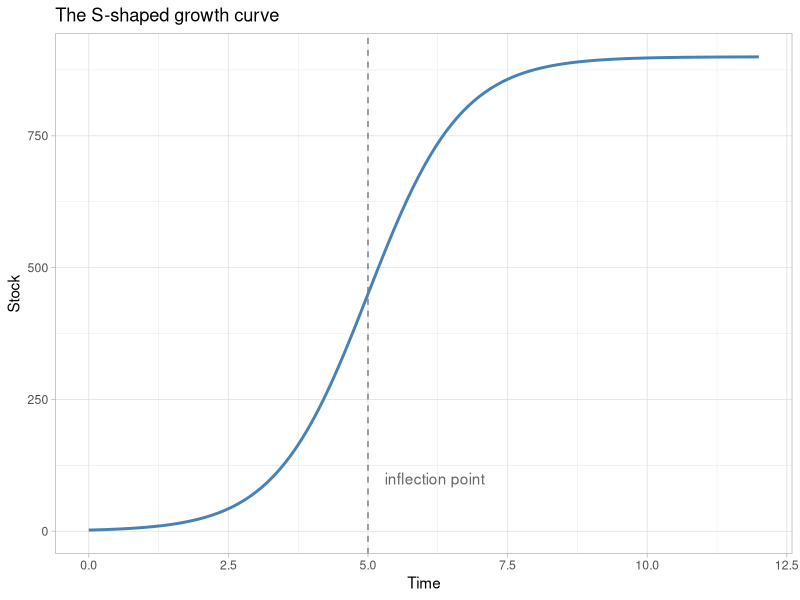
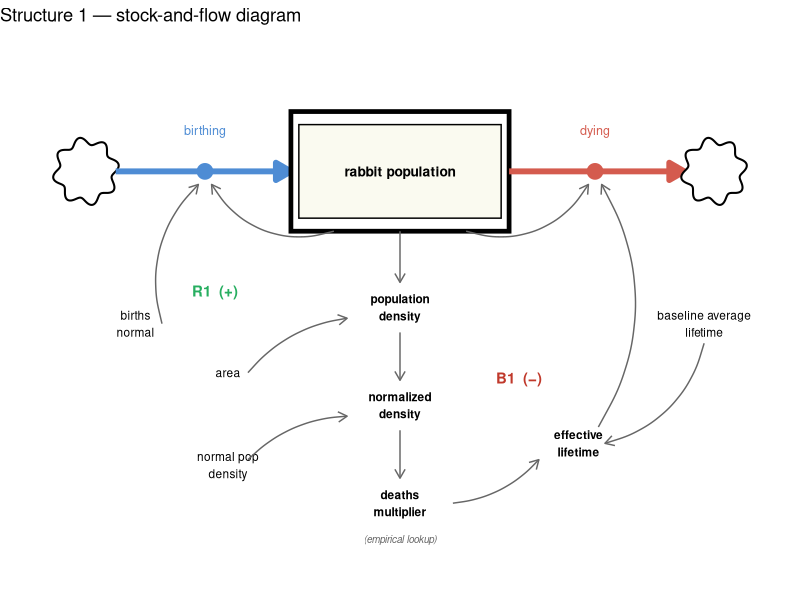
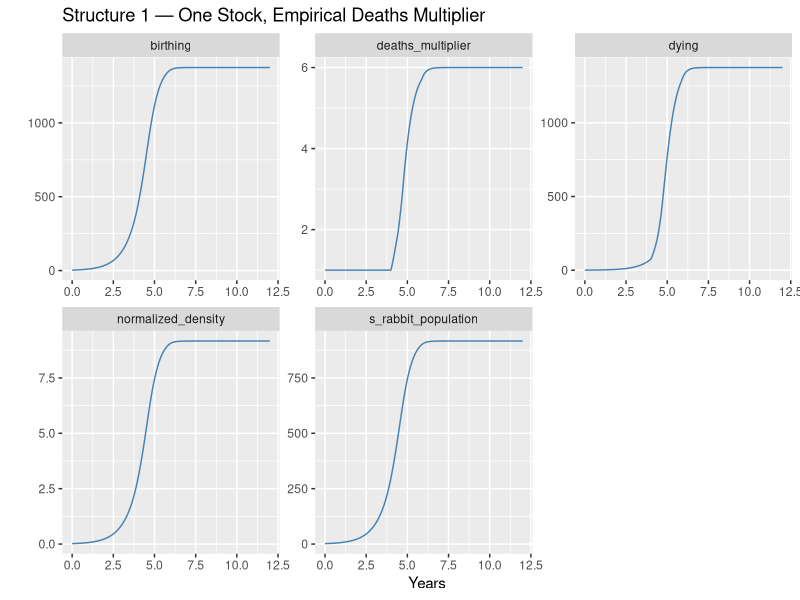
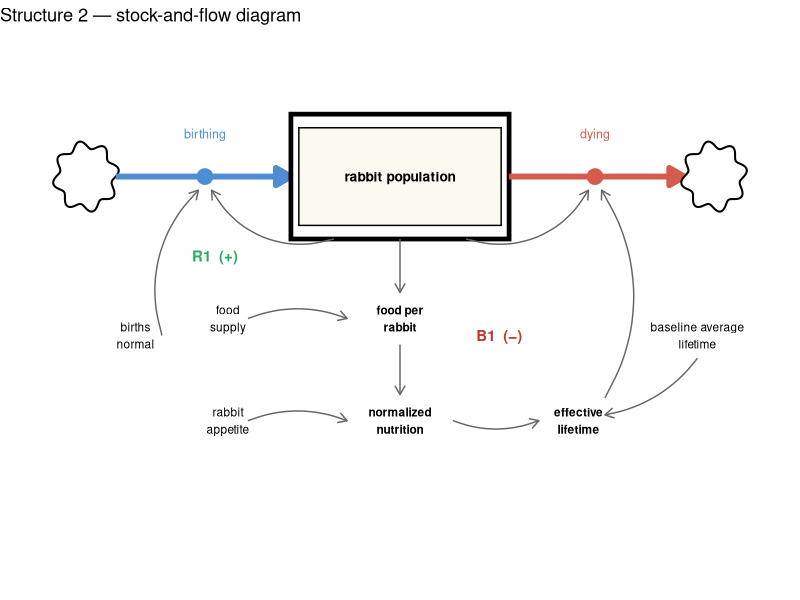
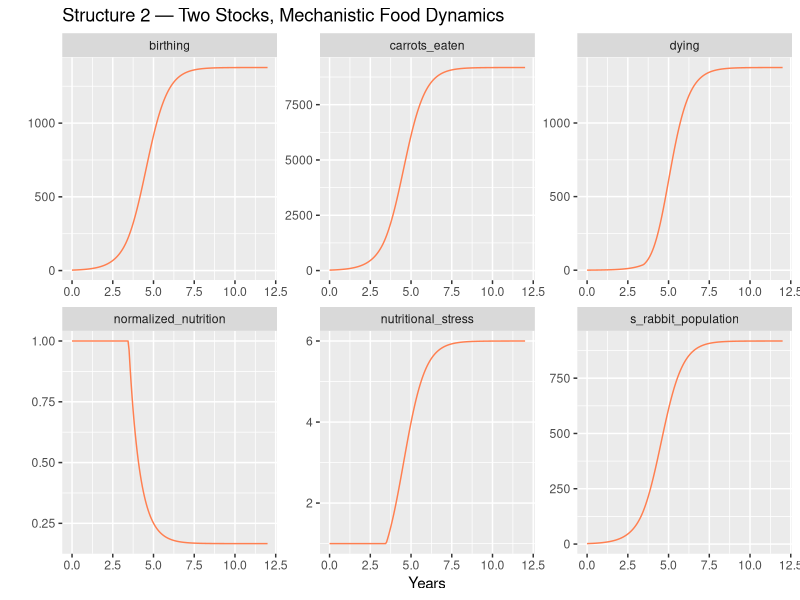

Recreate these plots in R, in order.
## ---- chunk 1
knitr::opts_chunk$set(echo = TRUE)
library(deSolve)
library(tidyverse)
## ---- chunk 2
tibble(
  time  = seq(0, 12, 0.1),
  value = 900 / (1 + exp(-1.2 * (time - 5)))
) %>%
  ggplot(aes(x = time, y = value)) +
  geom_line(colour = "steelblue", linewidth = 1) +
  geom_vline(xintercept = 5, linetype = "dashed", colour = "grey50") +
  annotate("text", x = 5.3, y = 100, label = "inflection point", hjust = 0, colour = "grey40") +
  theme_light() +
  xlab("Time") +
  ylab("Stock") +
  labs(title = "The S-shaped growth curve")
## ---- chunk 3
make_cloud <- function(cx, cy, w = 0.45, h = 0.28) {
  theta <- seq(0, 2 * pi, length.out = 200)
  bump  <- 1 + 0.12 * sin(8 * theta)
  tibble(x = cx + w * bump * cos(theta), y = cy + h * bump * sin(theta))
}
flow_arrow <- arrow(length = unit(0.44, "cm"), type = "closed")
info_arrow <- arrow(length = unit(0.26, "cm"), type = "open")

births_valve_x <- 2.55
births_valve_y <- 4.0
deaths_valve_x <- 8.45
deaths_valve_y <- 4.0

ggplot() +
  # Source cloud
  geom_polygon(data = make_cloud(0.75, births_valve_y), aes(x, y),
               fill = "white", colour = "black", linewidth = 0.7) +
  # Births inflow
  annotate("segment", x = 1.2, xend = 3.85, y = births_valve_y, yend = births_valve_y,
           linewidth = 2, colour = "#4e8cd4", arrow = flow_arrow) +
  annotate("point", x = births_valve_x, y = births_valve_y, size = 5, colour = "#4e8cd4") +
  annotate("text", x = births_valve_x, y = 4.38, label = "birthing",
           size = 3.2, colour = "#4e8cd4") +
  # Stock
  annotate("rect", xmin = 3.85, xmax = 7.15, ymin = 3.45, ymax = 4.55,
           fill = "white", colour = "black", linewidth = 1.6) +
  annotate("rect", xmin = 3.97, xmax = 7.03, ymin = 3.57, ymax = 4.43,
           fill = "#fafaf0", colour = "black", linewidth = 0.5) +
  annotate("text", x = 5.5, y = 4.0, label = "rabbit population",
           size = 3.5, fontface = "bold") +
  # Deaths outflow
  annotate("segment", x = 7.15, xend = 9.8, y = deaths_valve_y, yend = deaths_valve_y,
           linewidth = 2, colour = "#d45b4e", arrow = flow_arrow) +
  annotate("point", x = deaths_valve_x, y = deaths_valve_y, size = 5, colour = "#d45b4e") +
  annotate("text", x = deaths_valve_x, y = 4.38, label = "dying",
           size = 3.2, colour = "#d45b4e") +
  # Sink cloud
  geom_polygon(data = make_cloud(10.25, deaths_valve_y), aes(x, y),
               fill = "white", colour = "black", linewidth = 0.7) +

  # Auxiliary chain (bold — calculated values)
  annotate("text", x = 5.5, y = 2.75, label = "population\ndensity",
           size = 3.0, fontface = "bold") +
  annotate("text", x = 5.5, y = 1.85, label = "normalized\ndensity",
           size = 3.0, fontface = "bold") +
  annotate("text", x = 5.5, y = 0.95, label = "deaths\nmultiplier",
           size = 3.0, fontface = "bold") +
  annotate("text", x = 5.5, y = 0.62, label = "(empirical lookup)",
           size = 2.5, colour = "grey40", fontface = "italic") +

  # Parameters (plain text)
  annotate("text", x = 1.5, y = 2.6,  label = "births\nnormal",     size = 3.0) +
  annotate("text", x = 10.1, y = 2.6,  label = "baseline average\nlifetime",  size = 3.0) +
  annotate("text", x = 2.9, y = 2.15, label = "area",               size = 3.0) +
  annotate("text", x = 2.9, y = 1.3,  label = "normal pop\ndensity", size = 3.0) +

  # Info: vertical chain (straight segments — elements stacked directly above each other)
  annotate("segment", x = 5.5, xend = 5.5, y = 3.45, yend = 2.98,
           colour = "grey40", linewidth = 0.5, arrow = info_arrow) +
  annotate("segment", x = 5.5, xend = 5.5, y = 2.52, yend = 2.08,
           colour = "grey40", linewidth = 0.5, arrow = info_arrow) +
  annotate("segment", x = 5.5, xend = 5.5, y = 1.62, yend = 1.18,
           colour = "grey40", linewidth = 0.5, arrow = info_arrow) +

  # Info: area → population density
  geom_curve(
    data = data.frame(x = 3.2, y = 2.15, xend = 4.7, yend = 2.65),
    aes(x = x, y = y, xend = xend, yend = yend),
    curvature = -0.2, colour = "grey40", linewidth = 0.5, arrow = info_arrow
  ) +
  # Info: normal pop density → normalized density
  geom_curve(
    data = data.frame(x = 3.2, y = 1.35, xend = 4.7, yend = 1.75),
    aes(x = x, y = y, xend = xend, yend = yend),
    curvature = -0.2, colour = "grey40", linewidth = 0.5, arrow = info_arrow
  ) +
  # Auxiliary: effective lifetime (bold — calculated value)
  annotate("text", x = 8.2, y = 1.5, label = "effective\nlifetime",
           size = 3.0, fontface = "bold") +
  # Info: deaths multiplier → effective lifetime
  geom_curve(
    data = data.frame(x = 6.3, y = 0.95, xend = 7.6, yend = 1.35),
    aes(x = x, y = y, xend = xend, yend = yend),
    curvature = 0.2, colour = "grey40", linewidth = 0.5, arrow = info_arrow
  ) +
  # Info: stock → births valve (R1 reinforcing loop)
  geom_curve(
    data = data.frame(x = 4.5, y = 3.45, xend = births_valve_x + 0.1, yend = births_valve_y - 0.12),
    aes(x = x, y = y, xend = xend, yend = yend),
    curvature = -0.38, colour = "grey40", linewidth = 0.5, arrow = info_arrow
  ) +
  # Info: stock → dying valve (B1 balancing loop)
  geom_curve(
    data = data.frame(x = 6.5, y = 3.45, xend = deaths_valve_x - 0.1, yend = deaths_valve_y - 0.12),
    aes(x = x, y = y, xend = xend, yend = yend),
    curvature = 0.38, colour = "grey40", linewidth = 0.5, arrow = info_arrow
  ) +
  # Info: births normal → births valve
  geom_curve(
    data = data.frame(x = 1.9, y = 2.6, xend = births_valve_x - 0.1, yend = births_valve_y - 0.12),
    aes(x = x, y = y, xend = xend, yend = yend),
    curvature = -0.3, colour = "grey40", linewidth = 0.5, arrow = info_arrow
  ) +
  # Info: baseline average lifetime → effective lifetime
  geom_curve(
    data = data.frame(x = 10.1, y = 2.42, xend = 8.6, yend = 1.5),
    aes(x = x, y = y, xend = xend, yend = yend),
    curvature = -0.3, colour = "grey40", linewidth = 0.5, arrow = info_arrow
  ) +
  # Info: effective lifetime → dying valve
  geom_curve(
    data = data.frame(x = 8.5, xend = 8.55, y = 1.65, yend = deaths_valve_y - 0.12),
    aes(x = x, y = y, xend = xend, yend = yend),
    curvature = 0.3, colour = "grey40", linewidth = 0.5, arrow = info_arrow
  ) +
  
  # Loop labels
  annotate("text", x = 2.7, y = 2.9, label = "R1  (+)", size = 3.8,
           colour = "#27ae60", fontface = "bold") +
  annotate("text", x = 7.3, y = 2.1, label = "B1  (−)", size = 3.8,
           colour = "#c0392b", fontface = "bold") +
  theme_void() +
  coord_cartesian(xlim = c(0, 11), ylim = c(0.3, 5.1)) +
  labs(title = "Structure 1 — stock-and-flow diagram")
## ---- chunk 4
START <- 0; FINISH <- 12; STEP <- 0.0625
simtime <- seq(START, FINISH, by = STEP)

# Empirical lookup: normalized density → deaths multiplier (D-4432-2)
deaths_mult_x  <- c(0.01, 1, 2, 3,  4,   5,   6,   7,   8,   9,   10,  11,  12,  13,  14,  15,  16,  17,  18,  19,  20)
deaths_mult_y  <- c(1,    1, 1, 1,   1.5, 2,   2.7, 3.7, 4.7, 5.7, 7.5, 9,   10.5,12,  14,  17,  19,  21,  23,  24,  25)
deaths_mult_fn <- approxfun(deaths_mult_x, deaths_mult_y, rule = 2)

params_s1 <- c(
  p_births_normal      = 1.5,   # 1/year
  p_baseline_average_lifetime   = 4,     # years
  p_area               = 1,     # acres
  p_normal_pop_density = 100    # rabbits/acre (normalisation reference)
)
## ---- chunk 5
model_s1 <- function(time, stocks, params) {
  with(as.list(c(stocks, params)), {

    c_population_density <- s_rabbit_population / p_area
    c_normalized_density <- c_population_density / p_normal_pop_density
    c_deaths_multiplier  <- deaths_mult_fn(c_normalized_density)
    c_effective_lifetime <- p_baseline_average_lifetime / c_deaths_multiplier

    f_birthing <- s_rabbit_population * p_births_normal
    f_dying <- s_rabbit_population / c_effective_lifetime

    ds_dt <- f_birthing - f_dying

    return(list(c(ds_dt),
                birthing          = f_birthing,
                dying             = f_dying,
                normalized_density = c_normalized_density,
                deaths_multiplier  = c_deaths_multiplier))
  })
}
## ---- chunk 6
sim_s1 <- data.frame(ode(y = c(s_rabbit_population = 2),
                          times = simtime, func = model_s1,
                          parms = params_s1, method = "rk4"))
## ---- chunk 7
sim_s1 %>%
  pivot_longer(cols = -time, names_to = "variable", values_to = "value") %>%
  mutate(value = as.numeric(value), time = as.numeric(time)) %>%
  ggplot(aes(x = time, y = value)) +
  geom_line(colour = "steelblue") +
  facet_wrap(vars(variable), scales = "free") +
  xlab("Years") + ylab("") +
  labs(title = "Structure 1 — One Stock, Empirical Deaths Multiplier")
## ---- chunk 8
make_cloud <- function(cx, cy, w = 0.45, h = 0.28) {
  theta <- seq(0, 2 * pi, length.out = 200)
  bump  <- 1 + 0.12 * sin(8 * theta)
  tibble(x = cx + w * bump * cos(theta), y = cy + h * bump * sin(theta))
}
flow_arrow <- arrow(length = unit(0.44, "cm"), type = "closed")
info_arrow <- arrow(length = unit(0.26, "cm"), type = "open")

births_valve_x <- 2.55
births_valve_y <- 4.0
deaths_valve_x <- 8.45
deaths_valve_y <- 4.0

ggplot() +
  # Source cloud
  geom_polygon(data = make_cloud(0.75, births_valve_y), aes(x, y),
               fill = "white", colour = "black", linewidth = 0.7) +
  # Births inflow
  annotate("segment", x = 1.2, xend = 3.85, y = births_valve_y, yend = births_valve_y,
           linewidth = 2, colour = "#4e8cd4", arrow = flow_arrow) +
  annotate("point", x = births_valve_x, y = births_valve_y, size = 5, colour = "#4e8cd4") +
  annotate("text", x = births_valve_x, y = 4.38, label = "birthing",
           size = 3.2, colour = "#4e8cd4") +
  # Stock
  annotate("rect", xmin = 3.85, xmax = 7.15, ymin = 3.45, ymax = 4.55,
           fill = "white", colour = "black", linewidth = 1.6) +
  annotate("rect", xmin = 3.97, xmax = 7.03, ymin = 3.57, ymax = 4.43,
           fill = "#fafaf0", colour = "black", linewidth = 0.5) +
  annotate("text", x = 5.5, y = 4.0, label = "rabbit population",
           size = 3.5, fontface = "bold") +
  # Deaths outflow
  annotate("segment", x = 7.15, xend = 9.8, y = deaths_valve_y, yend = deaths_valve_y,
           linewidth = 2, colour = "#d45b4e", arrow = flow_arrow) +
  annotate("point", x = deaths_valve_x, y = deaths_valve_y, size = 5, colour = "#d45b4e") +
  annotate("text", x = deaths_valve_x, y = 4.38, label = "dying",
           size = 3.2, colour = "#d45b4e") +
  # Sink cloud
  geom_polygon(data = make_cloud(10.25, deaths_valve_y), aes(x, y),
               fill = "white", colour = "black", linewidth = 0.7) +

  # Auxiliary chain (bold — calculated values)
  annotate("text", x = 5.5, y = 2.75, label = "food per\nrabbit",
           size = 3.0, fontface = "bold") +
  annotate("text", x = 5.5, y = 1.85, label = "normalized\nnutrition",
           size = 3.0, fontface = "bold") +

  # Parameters (plain text)
  annotate("text", x = 1.5, y = 2.6,  label = "births\nnormal",    size = 3.0) +
  annotate("text", x = 10, y = 2.6,  label = "baseline average\nlifetime", size = 3.0) +
  annotate("text", x = 2.9, y = 2.75, label = "food\nsupply",      size = 3.0) +
  annotate("text", x = 2.9, y = 1.85, label = "rabbit\nappetite",  size = 3.0) +

  # Info: vertical chain (straight — elements stacked directly above each other)
  annotate("segment", x = 5.5, xend = 5.5, y = 3.45, yend = 2.98,
           colour = "grey40", linewidth = 0.5, arrow = info_arrow) +
  annotate("segment", x = 5.5, xend = 5.5, y = 2.52, yend = 2.08,
           colour = "grey40", linewidth = 0.5, arrow = info_arrow) +

  # Info: food supply → food per rabbit
  geom_curve(
    data = data.frame(x = 3.2, y = 2.75, xend = 4.7, yend = 2.75),
    aes(x = x, y = y, xend = xend, yend = yend),
    curvature = -0.2, colour = "grey40", linewidth = 0.5, arrow = info_arrow
  ) +
  # Info: rabbit appetite → normalized nutrition
  geom_curve(
    data = data.frame(x = 3.2, y = 1.85, xend = 4.7, yend = 1.85),
    aes(x = x, y = y, xend = xend, yend = yend),
    curvature = -0.2, colour = "grey40", linewidth = 0.5, arrow = info_arrow
  ) +
  # Auxiliary: effective lifetime (bold — calculated value)
  annotate("text", x = 8.2, y = 1.85, label = "effective\nlifetime",
           size = 3.0, fontface = "bold") +
  # Info: normalized nutrition → effective lifetime
  geom_curve(
    data = data.frame(x = 6.3, y = 1.85, xend = 7.6, yend = 1.85),
    aes(x = x, y = y, xend = xend, yend = yend),
    curvature = 0.2, colour = "grey40", linewidth = 0.5, arrow = info_arrow
  ) +
  # Info: stock → births valve (R1 reinforcing loop)
  geom_curve(
    data = data.frame(x = 4.5, y = 3.45, xend = births_valve_x + 0.1, yend = births_valve_y - 0.12),
    aes(x = x, y = y, xend = xend, yend = yend),
    curvature = -0.38, colour = "grey40", linewidth = 0.5, arrow = info_arrow
  ) +
  # Info: stock → dying valve (B1 balancing loop)
  geom_curve(
    data = data.frame(x = 6.5, y = 3.45, xend = deaths_valve_x - 0.1, yend = deaths_valve_y - 0.12),
    aes(x = x, y = y, xend = xend, yend = yend),
    curvature = 0.38, colour = "grey40", linewidth = 0.5, arrow = info_arrow
  ) +
  # Info: births normal → births valve
  geom_curve(
    data = data.frame(x = 1.9, y = 2.6, xend = births_valve_x - 0.1, yend = births_valve_y - 0.12),
    aes(x = x, y = y, xend = xend, yend = yend),
    curvature = -0.3, colour = "grey40", linewidth = 0.5, arrow = info_arrow
  ) +
  # Info: baseline average lifetime → effective lifetime
  geom_curve(
    data = data.frame(x = 10, y = 2.4, xend = 8.6, yend = 1.9),
    aes(x = x, y = y, xend = xend, yend = yend),
    curvature = -0.2, colour = "grey40", linewidth = 0.5, arrow = info_arrow
  ) +
  # Info: effective lifetime → dying valve
  geom_curve(
    data = data.frame(x = 8.6, xend = 8.55, y = 2.05, yend = deaths_valve_y - 0.12),
    aes(x = x, y = y, xend = xend, yend = yend),
    curvature = 0.3, colour = "grey40", linewidth = 0.5, arrow = info_arrow
  ) +
  
  # Loop labels
  annotate("text", x = 2.7, y = 3.3, label = "R1  (+)", size = 3.8,
           colour = "#27ae60", fontface = "bold") +
  annotate("text", x = 7, y = 2.6, label = "B1  (−)", size = 3.8,
           colour = "#c0392b", fontface = "bold") +
  theme_void() +
  coord_cartesian(xlim = c(0, 11), ylim = c(0.5, 5.1)) +
  labs(title = "Structure 2 — stock-and-flow diagram")
## ---- chunk 9
params_s2 <- c(
  p_births_normal    = 1.5,    # 1/year
  p_baseline_average_lifetime = 4,      # years (baseline, when food is adequate)
  p_replenishment    = 1530,   # kg carrot/year (annual food supply)
  p_rabbit_appetite  = 10      # kg/rabbit/year
)
## ---- chunk 10
model_s2 <- function(time, stocks, params) {
  with(as.list(c(stocks, params)), {

    # food balance: can supply keep up with demand?
    f_consuming            <- s_rabbit_population * p_rabbit_appetite
    c_food_per_rabbit      <- p_replenishment / max(s_rabbit_population, 0.001)
    c_normalized_nutrition <- min(c_food_per_rabbit / p_rabbit_appetite, 1)
    c_effective_lifetime   <- p_baseline_average_lifetime * c_normalized_nutrition

    # rabbit flows — effective lifetime shortens proportionally with food scarcity
    f_birthing <- s_rabbit_population * p_births_normal
    f_dying <- s_rabbit_population / c_effective_lifetime

    ds_dt <- f_birthing - f_dying

    return(list(
      c(ds_dt),
      birthing             = f_birthing,
      dying                = f_dying,
      carrots_eaten        = f_consuming,
      normalized_nutrition = c_normalized_nutrition,
      nutritional_stress   = 1 / c_normalized_nutrition
    ))
  })
}
## ---- chunk 11
sim_s2 <- data.frame(ode(
  y     = c(s_rabbit_population = 2),
  times = simtime, func = model_s2, parms = params_s2, method = "rk4"
))
## ---- chunk 12
sim_s2 %>%
  pivot_longer(cols = -time, names_to = "variable", values_to = "value") %>%
  mutate(value = as.numeric(value), time = as.numeric(time)) %>%
  ggplot(aes(x = time, y = value)) +
  geom_line(colour = "coral") +
  facet_wrap(vars(variable), scales = "free") +
  xlab("Years") + ylab("") +
  labs(title = "Structure 2 — Two Stocks, Mechanistic Food Dynamics")
